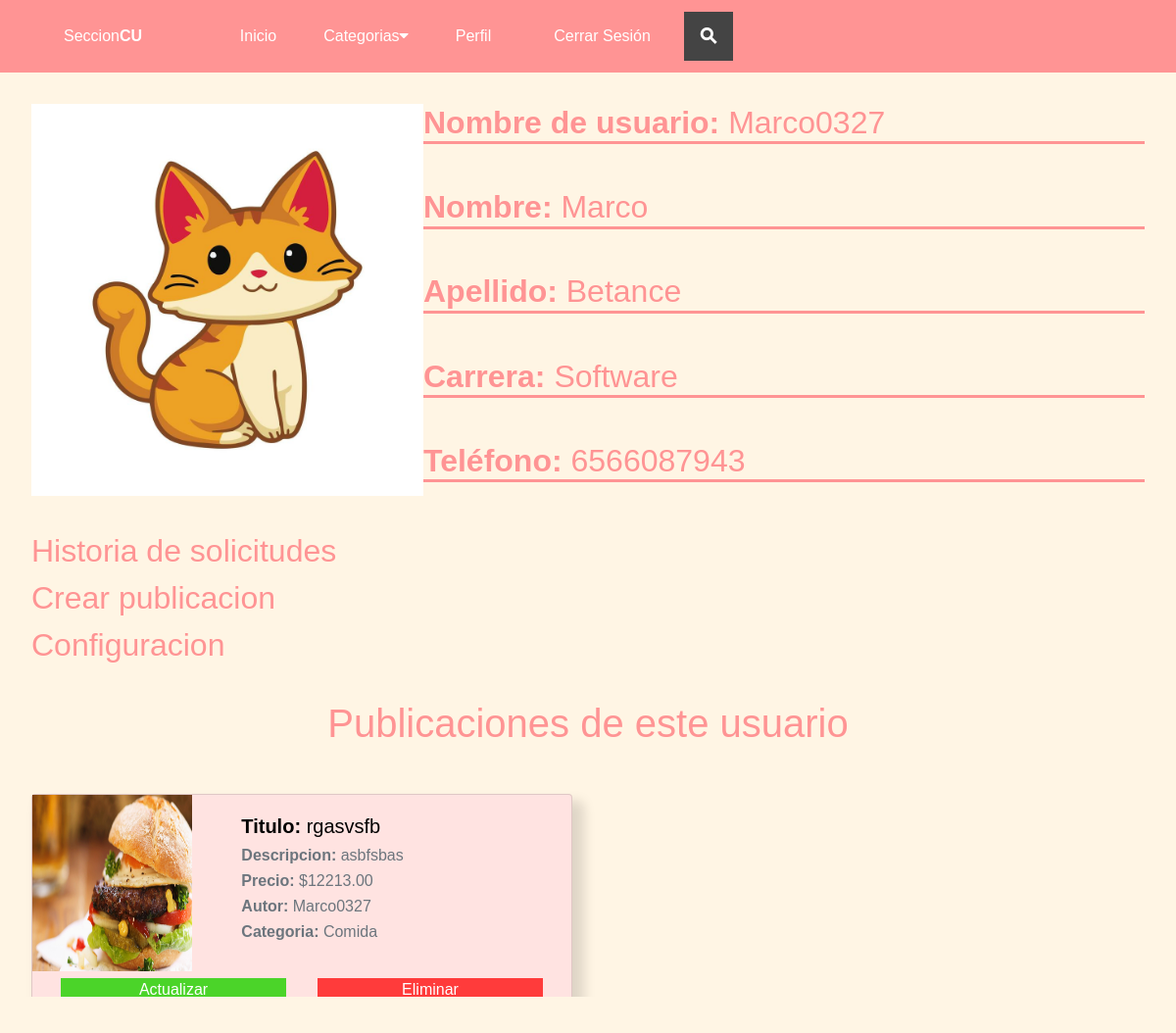
/perfil/ (signed in), run on an earlier commit of the app's database.
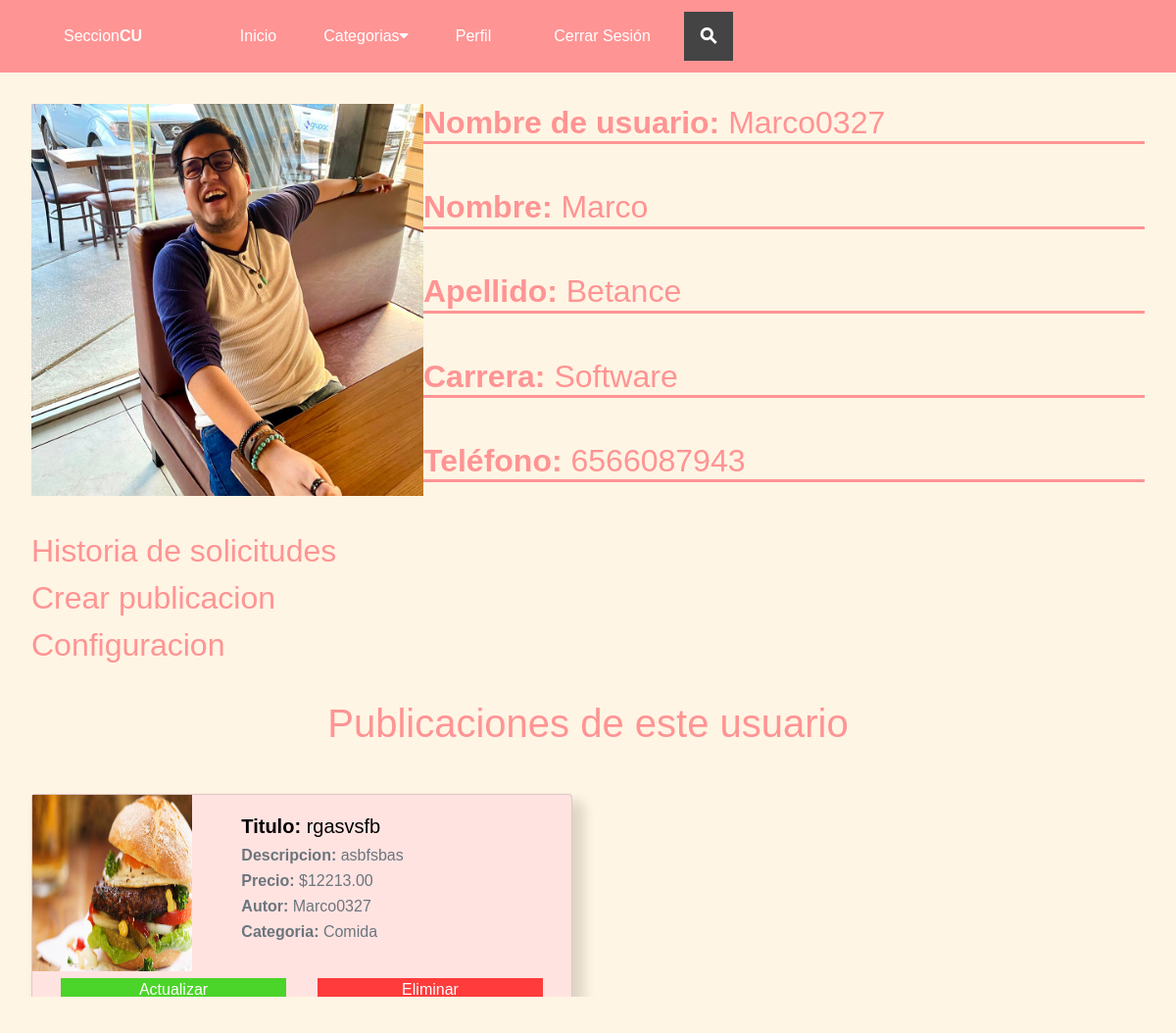
And on a later commit of the database.
### autentificacion/models.py (models this page shows)
class User(AbstractUser):
    email = models.EmailField(
        verbose_name='email address',
        max_length=255,
        unique=True,
    )
    username = models.CharField(max_length=100, unique=False)
    birthdate = models.DateField(null=True, blank=True)
    phone = models.CharField(max_length=10, null=True, blank=True)
    address = models.CharField(max_length=200, null=True, blank=True)
    photo = models.ImageField(upload_to='autentificacion', null=True, blank=True)
    career = models.CharField(max_length=30,null=True, blank=True)
    created = models.DateField(auto_now_add=True)
    USERNAME_FIELD = 'email'
    REQUIRED_FIELDS = ['username']
    def __str__(self):
        return self.username

### publicaciones/models.py (models this page shows, shortened)
class Publicaciones(models.Model):
    titulo = models.CharField(max_length=50)
    descripcion = models.CharField(max_length=200)
    imagen =  models.ImageField(upload_to='publicaciones', null=True, blank=True)
    estado = models.BooleanField(default=True)
    autor = models.ForeignKey(User, on_delete=models.CASCADE)
    precio = models.DecimalField(max_digits=10, decimal_places=2)
    categoria = models.ForeignKey(Categoria, on_delete=models.CASCADE)
    created = models.DateField(auto_now_add=True)
    updated = models.DateField(auto_now_add=True)
    class Meta:
        verbose_name='publicacion'
        verbose_name_plural = 'publicaciones'

class Categoria(models.Model):
    nombre = models.CharField(max_length=50)
    created = models.DateField(auto_now_add=True)
    updated = models.DateField(auto_now_add=True)
    class Meta:
        verbose_name='categoria'
        verbose_name_plural = 'categorias'
    def __str__(self):
        return self.nombre

### autentificacion/views.py (the view)
# urls.py: path("perfil/", views.perfil, name="perfil"),
def perfil(request):
    categorias = Categoria.objects.all()
    user = request.user
    publicaciones_user = Publicaciones.objects.filter(autor = user).order_by("-created")
    return render(request, "autentificacion/perfil.html", {"categorias":categorias, "usuario":user, "publicaciones" : publicaciones_user})

### autentificacion/templates/autentificacion/perfil.html (shortened to what this page needs)
{% extends 'publicaciones/nav.html'%}
{% load static %}
{%block content%}
<div class="contenido_perfil">
    <div class="cont-perfil-img">
        {% if usuario.photo %}
            <img class="img-perfil" src="{{usuario.photo.url}}" >
        {%else%}
            <img class="img-perfil" src="{% static 'autentificacion/img/gato.jpg' %}">
        {%endif%}
        <div class="apartados-perfil">
            <a href="#"> Historia de solicitudes</a>
            <a href="{%url 'create'%}"> Crear publicacion</a>
            <a href="{%url 'configuracion'%}"> Configuracion</a>
        </div>
    </div>
    <div class="cont-datosPerfil">
        <h2>
            <span>Nombre de usuario: </span>
            {{ usuario.username }}
        </h2>
        <h2>
            <span>Nombre: </span>
            {{ usuario.first_name }}
        </h2>
        <h2>
            <span>Apellido: </span>
            {{ usuario.last_name }}
        </h2>
        <h2>
            <span>Carrera: </span>
            {{ usuario.career }}
        </h2>
        <h2>
            <span>Teléfono: </span>
            {{ usuario.phone }}
        </h2>
    </div>
</div>
<div class="publicaciones-perfil">
    <h1>
        Publicaciones de este usuario
    </h1>
    <div class="publicaciones-2">
        {%for publicacion in publicaciones%}
        <div class="card mb-4 sombreado">
            <div class="row g-0">
              {% if publicacion.imagen %}
                <div class="col-md-4">
                    <img class="img-publi" src="{{publicacion.imagen.url}}" class="card-img-top">
                </div>
              {% endif %}
                <div class="col-md-8">
                    <div class="card-body">
                        <h5 class="card-title"><span class="span-card">Titulo:</span> {{publicacion.titulo}}</h5>
                        <p class="card-subtitle mb-2 text-muted"><span>Descripcion:</span> {{publicacion.descripcion }}</p>
                        <p class="card-subtitle mb-2 text-muted"><span class="span-card">Precio:</span> ${{publicacion.precio}}</p>
                        <p class="card-subtitle mb-2 text-muted"><span class="span-card">Autor:</span> {{publicacion.autor}}</p>
                        <p class="card-subtitle mb-2 text-muted"><span class="span-card">Categoria:</span> {{publicacion.categoria}}</p>
                    </div>
                </div>
            </div>
            <div class="enlaces-publi btn ">
                <a class="btn-green" href="{% url 'update' publicacion.id%}">Actualizar</a>
                <a class="btn-red" href="{% url 'delete' publicacion.id%}" onclick="return confirm('Estas seguro? Esta accion eliminara esta publicacion')" >Eliminar</a>
            </div>
        </div>
        {%endfor%}
    </div>
</div>
{%endblock%}

### publicaciones/templates/publicaciones/nav.html (shortened to what this page needs)
<!DOCTYPE html>
<html lang="en">
  <head>
    {% load static %}
    <link rel="stylesheet" href="https://stackpath.bootstrapcdn.com/bootstrap/4.3.1/css/bootstrap.min.css">
    <link href="{% static 'publicaciones/assets/css/header.css' %}" rel="stylesheet">
    <link href="{% static 'publicaciones/assets/css/publicaciones.css' %}" rel="stylesheet">
    <link href="{% static 'publicaciones/assets/css/queries.css' %}" rel="stylesheet">
    <link href="{% static 'publicaciones/assets/css/perfil.css' %}" rel="stylesheet">
    <link href="{% static 'publicaciones/assets/css/config.css' %}" rel="stylesheet">
    <link href="{% static 'publicaciones/assets/css/login-Registro.css' %}" rel="stylesheet">
    <link href="{% static 'publicaciones/assets/css/ranking.css' %}" rel="stylesheet">
    <link rel="stylesheet" href="https://cdnjs.cloudflare.com/ajax/libs/font-awesome/4.7.0/css/font-awesome.min.css">
  </head>
  <body>
    <nav class="navbar navbar-expand-sm navbar-light bg-nav row row-cols-auto">
      <a class="navbar-brand" href="{% url 'home'%}">
        <a href="{% url 'home'%}" class="logo">Seccion<span>CU</span></a>
      </a>
      <div class="collapse navbar-collapse offset-1" id="opciones">
        <ul class="navbar-nav ">
          <li class="nav-item">
            <a class="nav-link" href="{% url 'home'%}">Inicio</a>
          </li>
          <div class="subnav">
            <button class="subnavbtn">Categorias<i class="fa fa-caret-down"></i></button>
          </div>
          <li class="nav-item">
            <a class="nav-link" href="{% url 'perfil'%}">Perfil</a>
          </li>
          <li class="nav-item">
            <a class="nav-link" href="{% url 'logout'%}">Cerrar Sesión</a>
          </li>
        </ul>
        <div class="search-container">
          <form action="{% url 'busqueda'%}" method="get">
            <label class="button searchbutton" for="searchleft"><span class="mglass">&#9906;</span></label>
          </form>
        </div>
      </div>
    </nav>
    {% block content%}
    {% endblock%}
  </body>
</html>

### publicaciones/static/publicaciones/assets/css/header.css (style rules this page uses)
.logo { display: flex; justify-content: center; align-items: center; text-decoration: none; color: white; font-size: 2rem; }
.bg-nav { background-color: #FF9494; }
span { font-weight: bold; }
body { font-family: sans-serif; background-color: #FFF5E4; }
.button { display: inline-block; margin: 4px 2px; background-color: #444; font-size: 14px; padding-left: 32px; padding-right: 32px; height: 50px; line-height: 50px; text-align: center; color: white; text-decoration: none; cursor: pointer; -moz-user-select: none; -khtml-user-select: none; -webkit-user-select: none; -ms-user-select: none; user-select: none; }
.search-container { position: relative; display: inline-block; margin: 4px 2px; height: 50px; width: 50px; vertical-align: bottom; }
.mglass { display: inline-block; pointer-events: none; -webkit-transform: rotate(-45deg); -moz-transform: rotate(-45deg); -o-transform: rotate(-45deg); -ms-transform: rotate(-45deg); }
.searchbutton { position: absolute; font-size: 22px; width: 100%; margin: 0; padding: 0; }

### publicaciones/static/publicaciones/assets/css/publicaciones.css (style rules this page uses)
.publicaciones-2 { display: grid; grid-template-columns: repeat(2, 1fr); gap: 2rem; margin: 3rem 2rem 0 2rem; }
.card-title { color: rgb(0, 0, 0); }
.card { background-color: #FFE3E1; }
.nav-link { color: white !important; }
.sombreado { box-shadow: 9px 10px 12px 3px rgba(0,0,0,0.13); -webkit-box-shadow: 9px 10px 12px 3px rgba(0,0,0,0.13); -moz-box-shadow: 9px 10px 12px 3px rgba(0,0,0,0.13); }
.img-publi { width: 100%; height: 100%; }
.span-card { font-weight: bold; }

### publicaciones/static/publicaciones/assets/css/queries.css (style rules this page uses)
@media (min-width: 768px) { .logo { margin-right: -3rem; } }
@media (min-width: 1080px) { .nav-link { margin: 0 1.5rem; } }

### publicaciones/static/publicaciones/assets/css/perfil.css (style rules this page uses)
.contenido_perfil { display: grid; grid-template-columns: 1fr 2fr; margin: 2rem; }
.img-perfil { height: 25rem; width: 25rem; }
.apartados-perfil { display: flex; flex-direction: column; margin-top: 2rem; }
.apartados-perfil a { color: #FF9494; font-size: 2rem; }
.cont-datosPerfil h2 { color: #FF9494; border-bottom: 3.5px solid #FF9494; margin-bottom: 2.8rem; }
.cont-datosPerfil span { font-weight: bold; }
.publicaciones-perfil h1 { color: #FF9494; text-align: center; }

### publicaciones/static/publicaciones/assets/css/config.css (style rules this page uses)
.btn-red { color: white; background-color: rgb(255, 59, 59); border-color: 1px solid red; }
.btn-green { color: white; background-color: rgb(75, 212, 41); border-color: 1px solid rgb(75, 212, 41); }
.enlaces-publi { display: grid; grid-template-columns: repeat(2, 1fr); justify-content: center; align-items: center; }
.enlaces-publi a { margin: 0 1rem; }

### publicaciones/templates/publicaciones/nav.html (style rules this page uses)
.navbar a { float: left; font-size: 16px; color: white; text-align: center; padding: 14px 16px; text-decoration: none; }
.subnav { float: left; overflow: hidden; }
.subnav .subnavbtn { font-size: 16px; border: none; outline: none; color: white; padding: 14px 16px; background-color: inherit; font-family: inherit; margin: 0; }

### autentificacion/templates/autentificacion/perfil.html (style rules this page uses)
img { width: 20%; }

What changed in the data, as far as the page shows it:
changed User "Marco0327": photo: picture added
